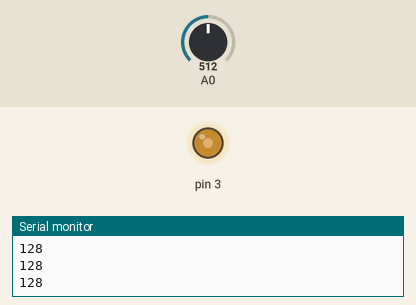
Bench run of a sketch on a simulated Arduino Uno, built with avr-gcc and run on an emulated ATmega328P. On the bench: output pins drawn as LEDs (lit = HIGH), the last lines printed to the serial monitor. Inputs (shaded band) come from the test bench; at power-on: A0 = 512.

Above: at 1.2 s.
1.3 s: A0 set to 716
At 2.1 s:
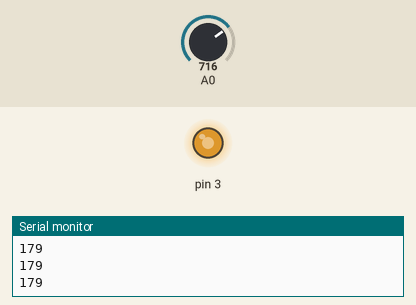
2.8 s: A0 set to 900
At 3.3 s:
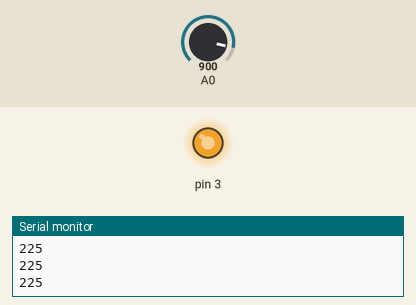
4.3 s: A0 set to 122
At 4.7 s:
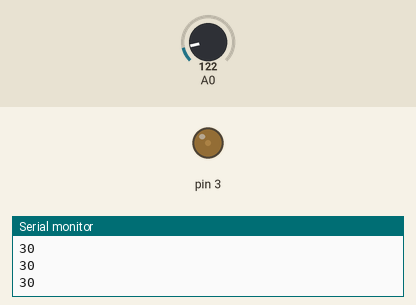
5.8 s: A0 set to 0
At 7.1 s:
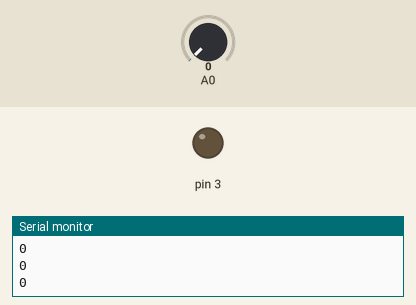
Timing chart, 0 to 8.3 s (numbered marks = the images above; inputs shaded):
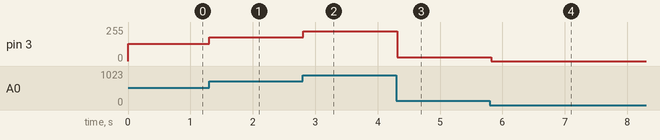

The sketch:

ardu_nopwm.ino
```cpp
long deger;

void setup()
{
  Serial.begin(9600);
  pinMode(A0, INPUT);
  pinMode(3, OUTPUT);
}

void loop()
{
  deger=analogRead(A0)/4;
  analogWrite(3,deger);
  Serial.println(deger);
  delay(100);
}
```

Measured:
- after the input at 1.3 s, pin 3: 128/255 → 179/255 at once
- after the input at 2.8 s, pin 3: 179/255 → 225/255 at once
- after the input at 4.3 s, pin 3: 225/255 → 30/255 at once
- after the input at 5.8 s, pin 3: 30/255 → 0/255 at once
